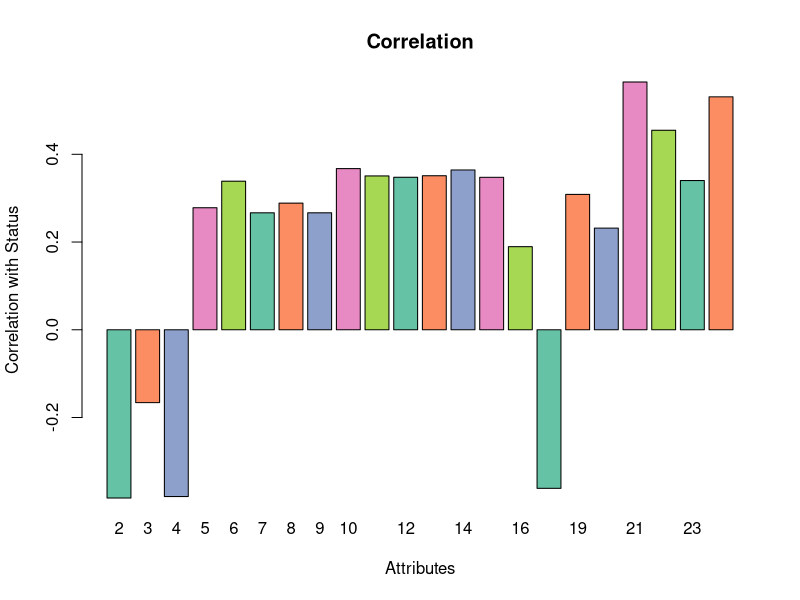

The R source for this figure:
library(ggplot2)
library(lattice)
library(caret)
library(datasets)
library(RColorBrewer)
coul <- brewer.pal(5, "Set2")
aData<-read.csv('AllData.csv')
is.data.frame(aData)
ncol(aData)
nrow(aData)
str(aData)
any(is.na(aData))
x<-matrix(c(aData$dAvgFreq, aData$dMaxFreq, aData$dMinFreq, aData$dJitterP,
          aData$dAbsJitter, aData$dRAP, aData$dPPQ, aData$dDDP, aData$dShimmer,
          aData$dShimmerdB, aData$dAPQ3, aData$dAPQ5, aData$dAPQ, aData$dDDA,
          aData$dNHR, aData$dHNR, aData$dRPDE, aData$dDFA, aData$dspread1,
          aData$dspread2, aData$dD2, aData$dPPE), nrow = 195)
y<-matrix((c(aData$dStatus)))
# f<-c("Fo", "Fhi", "Flo", "JitP",
#      "AbsJit", "RAP", "PPQ", "DDP", "Shim",
#      "ShimdB", "APQ3", "APQ5", "APQ", "DDA",
#      "NHR", "HNR", "RPDE", "DFA", "s1",
#      "s2", "D2", "PPE")
f<-c("2","3","4","5","6","7","8","9","10","11","12","13","14","15","16","17",
     "19","20", "21", "22", "23", "24")
re<-c(cor(x,y))
barplot(re,names.arg=f,xlab="Attributes",ylab="Correlation with Status",col=coul,
        main="Correlation")


